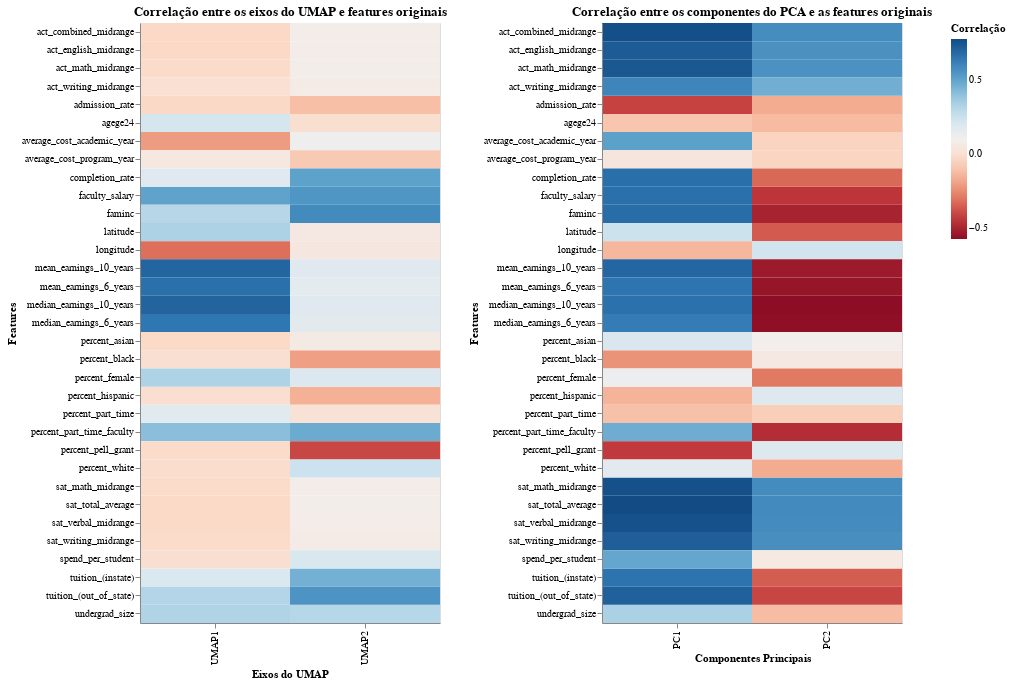

The code cell stored with this chart in its notebook:
### Code cell
embedding_df = pd.DataFrame(embedding, columns=['UMAP1', 'UMAP2'])

# Combine embeddings with original features
combined_df = pd.concat([embedding_df, numeric_features.reset_index(drop=True)], axis=1)

# Calculate correlations between UMAP axes and original features
correlation = combined_df.corr().loc[numeric_features.columns, ['UMAP1', 'UMAP2']].reset_index()
correlation = correlation.melt(id_vars='index', var_name='UMAP Axis', value_name='Correlation')

# Concatenar os dataframes
pca_df = pd.DataFrame(principal_components, columns=['PC1', 'PC2'])
combined_df_pca = pd.concat([numeric_features.reset_index(drop=True), pca_df], axis=1)

# Calcular a correlação
correlation_pca = combined_df_pca.corr().loc[numeric_features.columns, ['PC1', 'PC2']].reset_index()
correlation_pca = correlation_pca.melt(id_vars='index', var_name='PC', value_name='Correlation')

# Plot the correlations using Altair
chart = alt.Chart(correlation).mark_rect().encode(
    x=alt.X('UMAP Axis:N', title='Eixos do UMAP'),
    y=alt.Y('index:N', title='Features'),
    color=alt.Color('Correlation:Q', scale=alt.Scale(scheme='redblue'), legend=alt.Legend(title='Correlação')),
    tooltip=['index', 'UMAP Axis', 'Correlation']
).properties(
    width=300,
    height=600,
    title='Correlação entre os eixos do UMAP e features originais'
)

chart_pca = alt.Chart(correlation_pca).mark_rect().encode(
    x=alt.X('PC:N', title='Componentes Principais'),
    y=alt.Y('index:N', title='Features'),
    color=alt.Color('Correlation:Q', scale=alt.Scale(scheme='redblue'), legend=alt.Legend(title='Correlação')),
    tooltip=['index', 'PC', 'Correlation']
).properties(
    width=300,
    height=600,
    title='Correlação entre os componentes do PCA e as features originais'
)

chart | chart_pca

### Figure 1 — Vega-Lite specification as saved in the notebook (floating-point values rounded to 4 significant figures)
{"config": {"view": {"continuousWidth": 300, "continuousHeight": 300}}, "hconcat": [{"data": {"name": "data-4a941afb6f2e7ad9dc1f93e1dad66c4c"}, "mark": {"type": "rect"}, "encoding": {"color": {"field": "Correlation", "legend": {"title": "Correlação"}, "scale": {"scheme": "redblue"}, "type": "quantitative"}, "tooltip": [{"field": "index", "type": "nominal"}, {"field": "UMAP Axis", "type": "nominal"}, {"field": "Correlation", "type": "quantitative"}], "x": {"field": "UMAP Axis", "title": "Eixos do UMAP", "type": "nominal"}, "y": {"field": "index", "title": "Features", "type": "nominal"}}, "height": 600, "title": "Correlação entre os eixos do UMAP e features originais", "width": 300}, {"data": {"name": "data-a3dcd3f683ed156b269149f2add62739"}, "mark": {"type": "rect"}, "encoding": {"color": {"field": "Correlation", "legend": {"title": "Correlação"}, "scale": {"scheme": "redblue"}, "type": "quantitative"}, "tooltip": [{"field": "index", "type": "nominal"}, {"field": "PC", "type": "nominal"}, {"field": "Correlation", "type": "quantitative"}], "x": {"field": "PC", "title": "Componentes Principais", "type": "nominal"}, "y": {"field": "index", "title": "Features", "type": "nominal"}}, "height": 600, "title": "Correlação entre os componentes do PCA e as features originais", "width": 300}], "$schema": "https://vega.github.io/schema/vega-lite/v5.20.1.json", "datasets": {"data-4a941afb6f2e7ad9dc1f93e1dad66c4c": [{"index": "latitude", "UMAP Axis": "UMAP1", "Correlation": 0.3308}, {"index": "longitude", "UMAP Axis": "UMAP1", "Correlation": -0.3114}, {"index": "admission_rate", "UMAP Axis": "UMAP1", "Correlation": -0.03681}, {"index": "sat_verbal_midrange", "UMAP Axis": "UMAP1", "Correlation": -0.034}, {"index": "sat_math_midrange", "UMAP Axis": "UMAP1", "Correlation": -0.02611}, {"index": "sat_writing_midrange", "UMAP Axis": "UMAP1", "Correlation": -0.0253}, {"index": "act_combined_midrange", "UMAP Axis": "UMAP1", "Correlation": -0.03932}, {"index": "act_english_midrange", "UMAP Axis": "UMAP1", "Correlation": -0.03808}, {"index": "act_math_midrange", "UMAP Axis": "UMAP1", "Correlation": -0.03111}, {"index": "act_writing_midrange", "UMAP Axis": "UMAP1", "Correlation": -0.0006991}, {"index": "sat_total_average", "UMAP Axis": "UMAP1", "Correlation": -0.0352}, {"index": "undergrad_size", "UMAP Axis": "UMAP1", "Correlation": 0.3232}, {"index": "percent_white", "UMAP Axis": "UMAP1", "Correlation": -0.01908}, {"index": "percent_black", "UMAP Axis": "UMAP1", "Correlation": -0.004601}, {"index": "percent_hispanic", "UMAP Axis": "UMAP1", "Correlation": -0.01112}, {"index": "percent_asian", "UMAP Axis": "UMAP1", "Correlation": -0.0358}, {"index": "percent_part_time", "UMAP Axis": "UMAP1", "Correlation": 0.173}, {"index": "average_cost_academic_year", "UMAP Axis": "UMAP1", "Correlation": -0.2104}, {"index": "average_cost_program_year", "UMAP Axis": "UMAP1", "Correlation": 0.0501}, {"index": "tuition_(instate)", "UMAP Axis": "UMAP1", "Correlation": 0.2037}, {"index": "tuition_(out_of_state)", "UMAP Axis": "UMAP1", "Correlation": 0.3157}, {"index": "spend_per_student", "UMAP Axis": "UMAP1", "Correlation": -0.003667}, {"index": "faculty_salary", "UMAP Axis": "UMAP1", "Correlation": 0.5039}, {"index": "percent_part_time_faculty", "UMAP Axis": "UMAP1", "Correlation": 0.4119}, {"index": "percent_pell_grant", "UMAP Axis": "UMAP1", "Correlation": -0.02497}, {"index": "completion_rate", "UMAP Axis": "UMAP1", "Correlation": 0.1775}, {"index": "percent_female", "UMAP Axis": "UMAP1", "Correlation": 0.3289}, {"index": "agege24", "UMAP Axis": "UMAP1", "Correlation": 0.2197}, {"index": "faminc", "UMAP Axis": "UMAP1", "Correlation": 0.3055}, {"index": "mean_earnings_6_years", "UMAP Axis": "UMAP1", "Correlation": 0.6655}, {"index": "median_earnings_6_years", "UMAP Axis": "UMAP1", "Correlation": 0.6442}, {"index": "mean_earnings_10_years", "UMAP Axis": "UMAP1", "Correlation": 0.6989}, {"index": "median_earnings_10_years", "UMAP Axis": "UMAP1", "Correlation": 0.7015}, {"index": "latitude", "UMAP Axis": "UMAP2", "Correlation": 0.05842}, {"index": "longitude", "UMAP Axis": "UMAP2", "Correlation": 0.05141}, {"index": "admission_rate", "UMAP Axis": "UMAP2", "Correlation": -0.1157}, {"index": "sat_verbal_midrange", "UMAP Axis": "UMAP2", "Correlation": 0.08277}, {"index": "sat_math_midrange", "UMAP Axis": "UMAP2", "Correlation": 0.08493}, {"index": "sat_writing_midrange", "UMAP Axis": "UMAP2", "Correlation": 0.07211}, {"index": "act_combined_midrange", "UMAP Axis": "UMAP2", "Correlation": 0.08627}, {"index": "act_english_midrange", "UMAP Axis": "UMAP2", "Correlation": 0.08219}, {"index": "act_math_midrange", "UMAP Axis": "UMAP2", "Correlation": 0.08615}, {"index": "act_writing_midrange", "UMAP Axis": "UMAP2", "Correlation": 0.07388}, {"index": "sat_total_average", "UMAP Axis": "UMAP2", "Correlation": 0.08907}, {"index": "undergrad_size", "UMAP Axis": "UMAP2", "Correlation": 0.308}, {"index": "percent_white", "UMAP Axis": "UMAP2", "Correlation": 0.2518}, {"index": "percent_black", "UMAP Axis": "UMAP2", "Correlation": -0.2011}, {"index": "percent_hispanic", "UMAP Axis": "UMAP2", "Correlation": -0.157}, {"index": "percent_asian", "UMAP Axis": "UMAP2", "Correlation": 0.06691}, {"index": "percent_part_time", "UMAP Axis": "UMAP2", "Correlation": 0.01582}, {"index": "average_cost_academic_year", "UMAP Axis": "UMAP2", "Correlation": 0.1208}, {"index": "average_cost_program_year", "UMAP Axis": "UMAP2", "Correlation": -0.08456}, {"index": "tuition_(instate)", "UMAP Axis": "UMAP2", "Correlation": 0.461}, {"index": "tuition_(out_of_state)", "UMAP Axis": "UMAP2", "Correlation": 0.5544}, {"index": "spend_per_student", "UMAP Axis": "UMAP2", "Correlation": 0.2071}, {"index": "faculty_salary", "UMAP Axis": "UMAP2", "Correlation": 0.5458}, {"index": "percent_part_time_faculty", "UMAP Axis": "UMAP2", "Correlation": 0.4786}, {"index": "percent_pell_grant", "UMAP Axis": "UMAP2", "Correlation": -0.3999}, {"index": "completion_rate", "UMAP Axis": "UMAP2", "Correlation": 0.508}, {"index": "percent_female", "UMAP Axis": "UMAP2", "Correlation": 0.1959}, {"index": "agege24", "UMAP Axis": "UMAP2", "Correlation": -0.005317}, {"index": "faminc", "UMAP Axis": "UMAP2", "Correlation": 0.5832}, {"index": "mean_earnings_6_years", "UMAP Axis": "UMAP2", "Correlation": 0.1634}, {"index": "median_earnings_6_years", "UMAP Axis": "UMAP2", "Correlation": 0.1654}, {"index": "mean_earnings_10_years", "UMAP Axis": "UMAP2", "Correlation": 0.1788}, {"index": "median_earnings_10_years", "UMAP Axis": "UMAP2", "Correlation": 0.1823}], "data-a3dcd3f683ed156b269149f2add62739": [{"index": "latitude", "PC": "PC1", "Correlation": 0.254}, {"index": "longitude", "PC": "PC1", "Correlation": -0.1387}, {"index": "admission_rate", "PC": "PC1", "Correlation": -0.4109}, {"index": "sat_verbal_midrange", "PC": "PC1", "Correlation": 0.7587}, {"index": "sat_math_midrange", "PC": "PC1", "Correlation": 0.7633}, {"index": "sat_writing_midrange", "PC": "PC1", "Correlation": 0.7198}, {"index": "act_combined_midrange", "PC": "PC1", "Correlation": 0.7659}, {"index": "act_english_midrange", "PC": "PC1", "Correlation": 0.7279}, {"index": "act_math_midrange", "PC": "PC1", "Correlation": 0.7375}, {"index": "act_writing_midrange", "PC": "PC1", "Correlation": 0.5996}, {"index": "sat_total_average", "PC": "PC1", "Correlation": 0.777}, {"index": "undergrad_size", "PC": "PC1", "Correlation": 0.3392}, {"index": "percent_white", "PC": "PC1", "Correlation": 0.1716}, {"index": "percent_black", "PC": "PC1", "Correlation": -0.2297}, {"index": "percent_hispanic", "PC": "PC1", "Correlation": -0.1479}, {"index": "percent_asian", "PC": "PC1", "Correlation": 0.2051}, {"index": "percent_part_time", "PC": "PC1", "Correlation": -0.1084}, {"index": "average_cost_academic_year", "PC": "PC1", "Correlation": 0.511}, {"index": "average_cost_program_year", "PC": "PC1", "Correlation": 0.03557}, {"index": "tuition_(instate)", "PC": "PC1", "Correlation": 0.6549}, {"index": "tuition_(out_of_state)", "PC": "PC1", "Correlation": 0.714}, {"index": "spend_per_student", "PC": "PC1", "Correlation": 0.4923}, {"index": "faculty_salary", "PC": "PC1", "Correlation": 0.6649}, {"index": "percent_part_time_faculty", "PC": "PC1", "Correlation": 0.4723}, {"index": "percent_pell_grant", "PC": "PC1", "Correlation": -0.4293}, {"index": "completion_rate", "PC": "PC1", "Correlation": 0.669}, {"index": "percent_female", "PC": "PC1", "Correlation": 0.1273}, {"index": "agege24", "PC": "PC1", "Correlation": -0.09497}, {"index": "faminc", "PC": "PC1", "Correlation": 0.676}, {"index": "mean_earnings_6_years", "PC": "PC1", "Correlation": 0.65}, {"index": "median_earnings_6_years", "PC": "PC1", "Correlation": 0.6303}, {"index": "mean_earnings_10_years", "PC": "PC1", "Correlation": 0.6953}, {"index": "median_earnings_10_years", "PC": "PC1", "Correlation": 0.6618}, {"index": "latitude", "PC": "PC2", "Correlation": -0.3571}, {"index": "longitude", "PC": "PC2", "Correlation": 0.236}, {"index": "admission_rate", "PC": "PC2", "Correlation": -0.172}, {"index": "sat_verbal_midrange", "PC": "PC2", "Correlation": 0.5804}, {"index": "sat_math_midrange", "PC": "PC2", "Correlation": 0.5777}, {"index": "sat_writing_midrange", "PC": "PC2", "Correlation": 0.5698}, {"index": "act_combined_midrange", "PC": "PC2", "Correlation": 0.5737}, {"index": "act_english_midrange", "PC": "PC2", "Correlation": 0.5644}, {"index": "act_math_midrange", "PC": "PC2", "Correlation": 0.56}, {"index": "act_writing_midrange", "PC": "PC2", "Correlation": 0.4653}, {"index": "sat_total_average", "PC": "PC2", "Correlation": 0.5831}, {"index": "undergrad_size", "PC": "PC2", "Correlation": -0.1218}, {"index": "percent_white", "PC": "PC2", "Correlation": -0.1718}, {"index": "percent_black", "PC": "PC2", "Correlation": 0.05824}, {"index": "percent_hispanic", "PC": "PC2", "Correlation": 0.1857}, {"index": "percent_asian", "PC": "PC2", "Correlation": 0.09324}, {"index": "percent_part_time", "PC": "PC2", "Correlation": -0.0671}, {"index": "average_cost_academic_year", "PC": "PC2", "Correlation": -0.05214}, {"index": "average_cost_program_year", "PC": "PC2", "Correlation": -0.05097}, {"index": "tuition_(instate)", "PC": "PC2", "Correlation": -0.3518}, {"index": "tuition_(out_of_state)", "PC": "PC2", "Correlation": -0.4048}, {"index": "spend_per_student", "PC": "PC2", "Correlation": 0.06054}, {"index": "faculty_salary", "PC": "PC2", "Correlation": -0.4409}, {"index": "percent_part_time_faculty", "PC": "PC2", "Correlation": -0.4652}, {"index": "percent_pell_grant", "PC": "PC2", "Correlation": 0.1903}, {"index": "completion_rate", "PC": "PC2", "Correlation": -0.3266}, {"index": "percent_female", "PC": "PC2", "Correlation": -0.2876}, {"index": "agege24", "PC": "PC2", "Correlation": -0.1284}, {"index": "faminc", "PC": "PC2", "Correlation": -0.5005}, {"index": "mean_earnings_6_years", "PC": "PC2", "Correlation": -0.544}, {"index": "median_earnings_6_years", "PC": "PC2", "Correlation": -0.5639}, {"index": "mean_earnings_10_years", "PC": "PC2", "Correlation": -0.5291}, {"index": "median_earnings_10_years", "PC": "PC2", "Correlation": -0.5713}]}}
